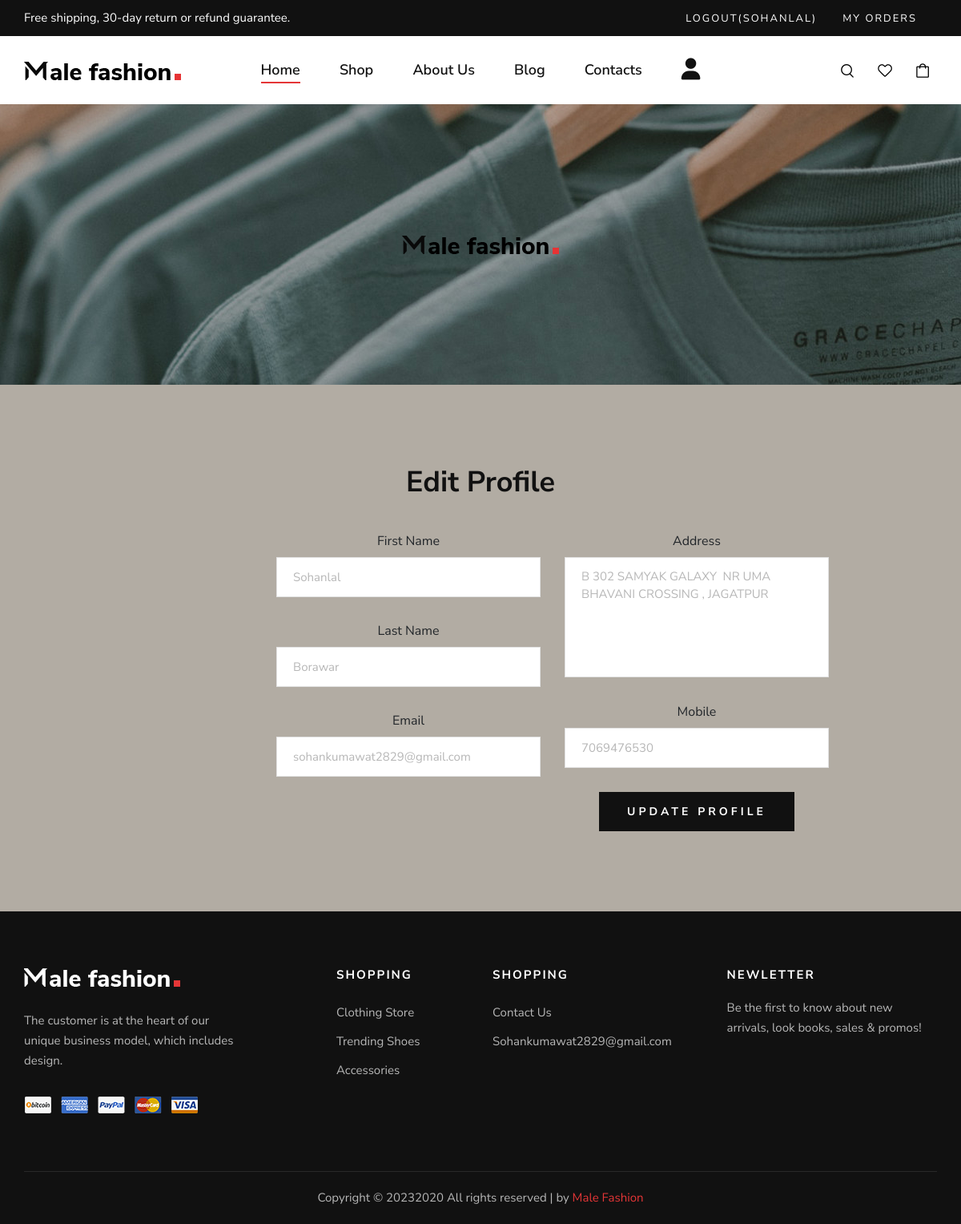
The app's page /edit-profile/ (signed in) with its own data.
### myapp/models.py (models this page shows, shortened)
class User(models.Model):
    Organization_role = models.CharField(max_length=100,default='')
    fname = models.CharField(max_length=100)
    lname = models.CharField(max_length=100)
    email = models.EmailField()
    country = models.CharField(max_length=100,default='')
    address = models.TextField()
    mobile = models.PositiveIntegerField()
    password = models.CharField(max_length=100,default='')

### myapp/views.py (the view)
# urls.py: path('edit-profile/',views.edit_profile,name='edit-profile'),
def edit_profile(request):
    user = User.objects.get(email = request.session['email'])
    if request.method=='POST':
        user.fname = request.POST['fname']
        user.lname = request.POST['lname']
        user.email = request.POST['email']
        user.mobile = request.POST['mobile']
        user.address = request.POST['address']
        user.save()
        succ_msg = 'Profile Updated Successfully'
        return render(request,'edit-profile.html',{'user':user,'succ_msg':succ_msg})
    else:
        return render(request,'edit-profile.html',{'user':user})

### myapp/templates/edit-profile.html (shortened to what this page needs)
{% extends 'header-footer.html' %}
{% block content %}
{% load static %}
<!DOCTYPE html>
<html lang="zxx">
<head>
    <link rel="stylesheet" href="{% static 'css/bootstrap.min.css' %}" type="text/css">
    <link rel="stylesheet" href="{% static 'css/font-awesome.min.css' %}" type="text/css">
    <link rel="stylesheet" href="{% static 'css/elegant-icons.css' %}" type="text/css">
    <link rel="stylesheet" href="{% static 'css/magnific-popup.css' %}" type="text/css">
    <link rel="stylesheet" href="{% static 'css/nice-select.css' %}" type="text/css">
    <link rel="stylesheet" href="{% static 'css/owl.carousel.min.css' %}" type="text/css">
    <link rel="stylesheet" href="{% static 'css/slicknav.min.css' %}" type="text/css">
    <link rel="stylesheet" href="{% static 'css/style.css' %}" type="text/css">
</head>
<body>
    <section class="breadcrumb-blog set-bg" data-setbg="{% static 'img/breadcrumb-bg.jpg' %}">
        <div class="container">
            <div class="row">
                <div class="col-lg-12">
                    <img src="{% static 'img/logo.png' %}" alt="">
                </div>
            </div>
        </div>
    </section>
    <section class="contact spad" style="background-color: rgb(178, 172, 163);" >
        <div class="container" >
            <center>
                <h2 style="font-weight: bolder;padding-bottom: 40px;">Edit Profile</h2>
                <div class="col-lg-6 col-md-6" >
                    <div class="contact__form" >
                        <form action="{% url 'edit-profile' %}" method="post" name="signup-form"
                            enctype="multipart/form-data" style="display: flex;">
                            <div class="col-lg-8">
                                <label for="fname">First Name </label>
                                <input type="text" name="fname" value="{{user.fname}}" placeholder="First Name" >
                                <label for="lname">Last Name </label>
                                <input type="text" name="lname" value="{{user.lname}}" placeholder="Last Name">
                                <label for="email">Email</label>
                                <input type="email" name="email" value="{{user.email}}" placeholder="Email" readonly>
                            </div>
                            <div class="col-lg-8">
                                <label for="address">Address</label>
                                <textarea name="address" placeholder="Address">{{user.address}}</textarea>
                                <label for="mobile">Mobile</label>
                                <input type="text" name="mobile" value="{{user.mobile}}" placeholder="Mobile Number">
                                <button type="submit" class="site-btn">Update Profile</button>
                            </div>
                        </form>
                    </div>
                </div>
            </center>
        </div>
    </section>
</body>
</html>
{% endblock %}

### myapp/templates/header-footer.html (shortened to what this page needs)
{% load static %}
<!DOCTYPE html>
<html lang="zxx">
<head>
    <link rel="stylesheet" href="https://cdnjs.cloudflare.com/ajax/libs/font-awesome/6.4.0/css/all.min.css">
    <link rel="stylesheet" href="{% static 'css/bootstrap.min.css' %}" type="text/css">
    <link rel="stylesheet" href="{% static 'css/font-awesome.min.css' %}" type="text/css">
    <link rel="stylesheet" href="{% static 'css/elegant-icons.css' %}" type="text/css">
    <link rel="stylesheet" href="{% static 'css/magnific-popup.css' %}" type="text/css">
    <link rel="stylesheet" href="{% static 'css/nice-select.css' %}" type="text/css">
    <link rel="stylesheet" href="{% static 'css/owl.carousel.min.css' %}" type="text/css">
    <link rel="stylesheet" href="{% static 'css/slicknav.min.css' %}" type="text/css">
    <link rel="stylesheet" href="{% static 'css/style.css' %}" type="text/css">
</head>
<body>
    <header class="header">
        <div class="header__top">
            <div class="container">
                <div class="row">
                    <div class="col-lg-6 col-md-7">
                        <div class="header__top__left">
                            <p>Free shipping, 30-day return or refund guarantee.</p>
                        </div>
                    </div>
                    <div class="col-lg-6 col-md-5">
                        <div class="header__top__right">
                            <div class="header__top__links">
                                {% if request.session.fname %}
                                    <a href="{% url 'logout' %}">Logout({{request.session.fname}})</a>
                                    <a href="{% url 'my-orders' %}">My Orders</a>
                                {% else %}
                                    <a href="{% url 'signin'%}">Sign in</a>
                                {% endif %}
                            </div>
                        </div>
                    </div>
                </div>
            </div>
        </div>
        <div class="container">
            <div class="row">
                <div class="col-lg-3 col-md-3">
                    <div class="header__logo">
                        <a href="/"><img src="{% static 'img/logo.png' %}" alt=""></a>
                    </div>
                </div>
                <div class="col-lg-6 col-md-6">
                    <nav class="header__menu mobile-menu">
                        <ul>
                            <li class="active"><a href="{% url 'index' %}">Home</a></li>
                            <li><a href="{% url 'shop' %}">Shop</a></li>
                            <li><a href="{% url 'about' %}">About Us</a></li>
                            <li><a href="{% url 'blog' %}">Blog</a></li>
                            <li><a href="{% url 'contact' %}">Contacts</a></li>
                            {% if request.session.fname %}
                            <li><a href="#"><i class="fa-sharp fa-solid fa-user fa-xl"></i></a>
                            </li>
                            {% endif %}
                        </ul>
                    </nav>
                </div>
                <div class="col-lg-3 col-md-3">
                    <div class="header__nav__option">
                        <a href="#" class="search-switch"><img src="{% static 'img/icon/search.png' %}" alt=""></a>
                        <a href="{% url 'wishlist' %}"><img src="{% static 'img/icon/heart.png' %}" alt=""></a>
                        <a href="{% url 'shopping-cart' %}"><img src="{% static 'img/icon/cart.png' %}" alt=""> </a>
                    </div>
                </div>
            </div>
        </div>
    </header>
{% block content %}
{% endblock %}
    <footer class="footer">
        <div class="container">
            <div class="row">
                <div class="col-lg-3 col-md-6 col-sm-6">
                    <div class="footer__about">
                        <div class="footer__logo">
                            <a href="\"><img src="{% static 'img/footer-logo.png' %}" alt=""></a>
                        </div>
                        <p>The customer is at the heart of our unique business model, which includes design.</p>
                        <a href="#"><img src="{% static 'img/payment.png' %}" alt=""></a>
                    </div>
                </div>
                <div class="col-lg-2 offset-lg-1 col-md-3 col-sm-6">
                    <div class="footer__widget">
                        <h6>Shopping</h6>
                        <ul>
                            <li><a href="{% url 'category-clothing' %}">Clothing Store</a></li>
                            <li><a href="{% url 'category-shoes' %}">Trending Shoes</a></li>
                            <li><a href="{% url 'category-accessories' %}">Accessories</a></li>
                        </ul>
                    </div>
                </div>
                <div class="col-lg-2 col-md-3 col-sm-6">
                    <div class="footer__widget">
                        <h6>Shopping</h6>
                        <ul>
                            <li><a href="{% url 'contact' %}">Contact Us</a></li>
                            <li><a href="mailto:sohankumawat2829@gmail.com" >Sohankumawat2829@gmail.com</a></li>
                        </ul>
                    </div>
                </div>
                <div class="col-lg-3 offset-lg-1 col-md-6 col-sm-6">
                    <div class="footer__widget">
                        <h6>NewLetter</h6>
                        <div class="footer__newslatter">
                            <p>Be the first to know about new arrivals, look books, sales & promos!</p>
                        </div>
                    </div>
                </div>
            </div>
            <div class="row">
                <div class="col-lg-12 text-center">
                    <div class="footer__copyright__text">
                        <p>Copyright ©
                            2020
                            All rights reserved | by <a href="https://colorlib.com" target="_blank">Male Fashion</a>
                        </p>
                    </div>
                </div>
            </div>
        </div>
    </footer>
</body>
</html>

### myapp/static/css/style.css (style rules this page uses)
html, body { height: 100%; font-family: "Nunito Sans", sans-serif; -webkit-font-smoothing: antialiased; }
h1, h2, h3, h4, h5, h6 { margin: 0; color: #111111; font-weight: 400; font-family: "Nunito Sans", sans-serif; }
h2 { font-size: 36px; }
h6 { font-size: 16px; }
p { font-size: 15px; font-family: "Nunito Sans", sans-serif; color: #3d3d3d; font-weight: 400; line-height: 25px; margin: 0 0 15px 0; }
img { max-width: 100%; }
ul, ol { padding: 0; margin: 0; }
.set-bg { background-repeat: no-repeat; background-size: cover; background-position: top center; }
.spad { padding-top: 100px; padding-bottom: 100px; }
.site-btn { font-size: 14px; color: #ffffff; background: #111111; font-weight: 700; border: none; text-transform: uppercase; display: inline-block; padding: 14px 30px; }
.header { background: #ffffff; }
.header__top { background: #111111; padding: 10px 0; }
.header__top__left p { color: #ffffff; margin-bottom: 0; }
.header__top__right { text-align: right; }
.header__top__links { display: inline-block; margin-right: 25px; }
.header__top__links a { color: #ffffff; font-size: 13px; text-transform: uppercase; letter-spacing: 2px; margin-right: 28px; display: inline-block; }
.header__top__links a:last-child { margin-right: 0; }
.header__logo { padding: 30px 0; }
.header__logo a { display: inline-block; }
.header__menu { text-align: center; padding: 26px 0 25px; }
.header__menu ul li { list-style: none; display: inline-block; margin-right: 45px; position: relative; }
.header__menu ul li.active a:after { -webkit-transform: scale(1); -ms-transform: scale(1); transform: scale(1); }
.header__menu ul li:last-child { margin-right: 0; }
.header__menu ul li a { font-size: 18px; color: #111111; display: block; font-weight: 600; position: relative; padding: 3px 0; }
.header__menu ul li a:after { position: absolute; left: 0; bottom: 0; width: 100%; height: 2px; background: #e53637; content: ""; -webkit-transition: all, 0.5s; -o-transition: all, 0.5s; transition: all, 0.5s; -webkit-transform: scale(0); -ms-transform: scale(0); transform: scale(0); }
.header__nav__option { text-align: right; padding: 30px 0; }
.header__nav__option a { display: inline-block; margin-right: 26px; position: relative; }
.footer { background: #111111; padding-top: 70px; }
.footer__about { margin-bottom: 30px; }
.footer__about .footer__logo { margin-bottom: 30px; }
.footer__about .footer__logo a { display: inline-block; }
.footer__about p { color: #b7b7b7; margin-bottom: 30px; }
.footer__widget { margin-bottom: 30px; }
.footer__widget h6 { color: #ffffff; font-size: 15px; font-weight: 700; text-transform: uppercase; letter-spacing: 2px; margin-bottom: 20px; }
.footer__widget ul li { line-height: 36px; list-style: none; }
.footer__widget ul li a { color: #b7b7b7; font-size: 15px; }
.footer__widget .footer__newslatter p { color: #b7b7b7; }
.footer__copyright__text { border-top: 1px solid rgba(255, 255, 255, 0.1); padding: 20px 0; margin-top: 40px; }
.footer__copyright__text p { color: #b7b7b7; margin-bottom: 0; }
.footer__copyright__text p a { color: #e53637; }
.breadcrumb-blog { text-align: center; display: -webkit-box; display: -ms-flexbox; display: flex; -webkit-box-align: center; -ms-flex-align: center; align-items: center; -webkit-box-pack: center; -ms-flex-pack: center; justify-content: center; height: 350px; }
.contact__form input { height: 50px; width: 100%; border: 1px solid #e1e1e1; padding-left: 20px; font-size: 15px; color: #b7b7b7; margin-bottom: 30px; }
.contact__form input::placeholder { color: #b7b7b7; }
.contact__form textarea { height: 150px; width: 100%; border: 1px solid #e1e1e1; padding-left: 20px; padding-top: 12px; font-size: 15px; color: #b7b7b7; margin-bottom: 24px; resize: none; }
.contact__form textarea::placeholder { color: #b7b7b7; }
.contact__form button { letter-spacing: 4px; padding: 14px 35px; }
@media only screen and (min-width: 1200px) { .container { max-width: 1170px; } }

### records on screen
User: session.fname "SOHANLAL", fname "Sohanlal", lname "Borawar", email "sohankumawat2829@gmail.com", address "B 302 SAMYAK GALAXY NR UMA BHAVANI CROSSING , JAGATPUR", mobile "7069476530"
